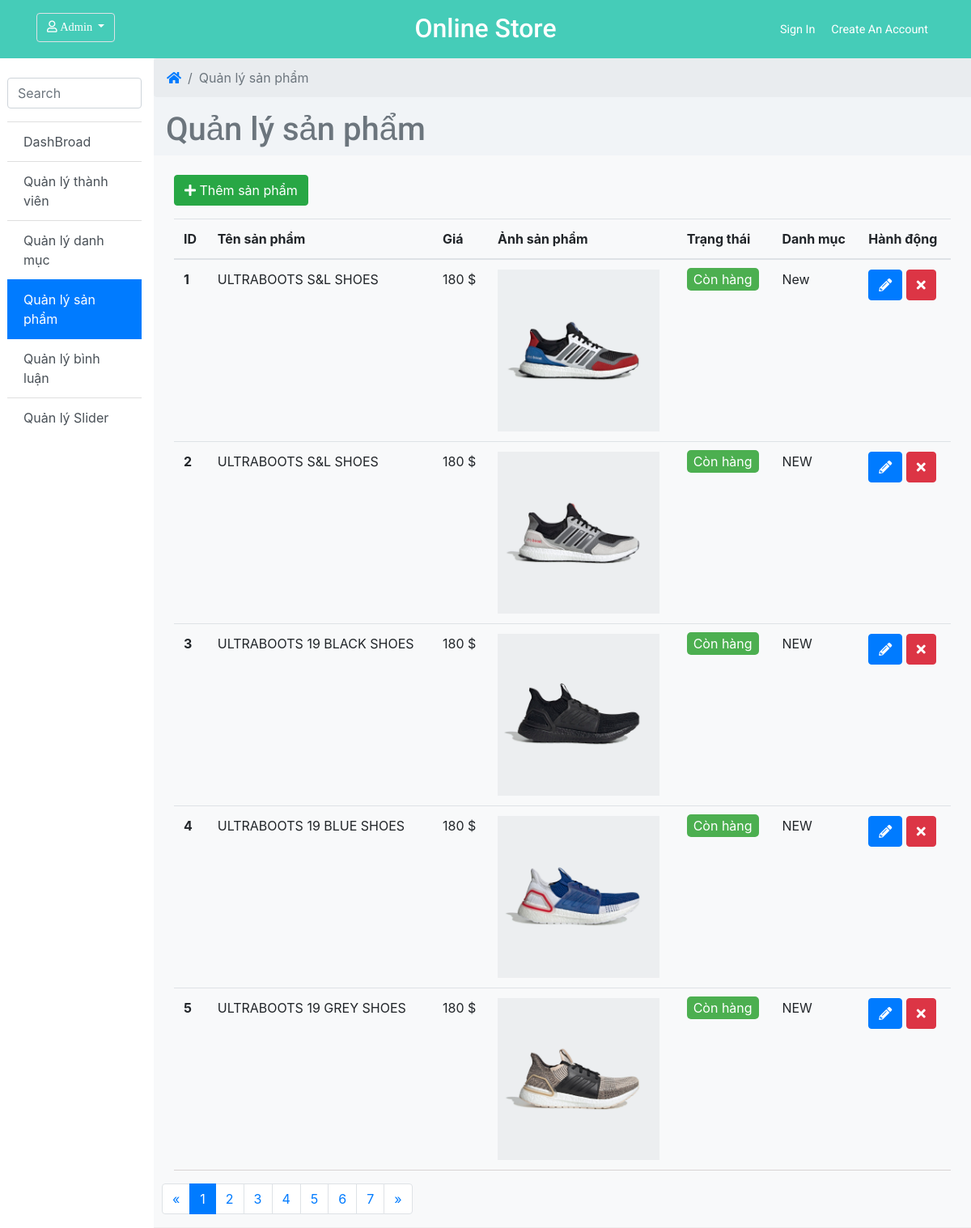
Page /admin/index.php?page_layout=product (signed in) on the committed database.
### tables this page shows
CREATE TABLE `product` (
  `prd_id` int(11) NOT NULL,
  `cat_id` int(11) NOT NULL,
  `prd_name` varchar(255) NOT NULL,
  `prd_image` varchar(255) NOT NULL,
  `prd_price` int(11) UNSIGNED NOT NULL,
  `prd_warranty` varchar(255) NOT NULL,
  `prd_accessories` varchar(255) NOT NULL,
  `prd_new` varchar(255) NOT NULL,
  `prd_promotion` varchar(255) NOT NULL,
  `prd_status` int(1) NOT NULL,
  `prd_featured` int(1) NOT NULL,
  `prd_details` text NOT NULL
);

### admin/product.php (the view, shortened to what this page needs)
<?php
if(isset($_GET['page'])){
    $page = $_GET['page'];
}else{
    $page = 1;
}
$rows_per_page = 5;
$per_row = $page*$rows_per_page-$rows_per_page;
$total_rows = mysqli_num_rows(mysqli_query($conn, "SELECT * FROM product"));
$total_pages = ceil($total_rows/$rows_per_page);
$list_pages = '';
$page_prev = $page -1;
if($page_prev <= 0){
    $page_prev = 1;
}
$list_pages .= ' <li class="page-item"><a class="page-link" href="index.php?page_layout=product&page='.$page_prev.'">&laquo;</a></li>';
for($i = 1; $i <= $total_pages; $i++){
    if($i == $page){
        $active = 'active';
    }else{
        $active = '';
    }
    $list_pages .= ' <li class="page-item '.$active.'"><a class="page-link" href="index.php?page_layout=product&page='.$i.'">'.$i.'</a></li>';
}
$page_next = $page + 1;
$list_pages .= ' <li class="page-item"><a class="page-link" href="index.php?page_layout=product&page='.$page_next.'">&raquo;</a></li>';
?>
<div class="col-sm-9 col-sm-offset-3 col-lg-10 col-lg-offset-2 main bg-graycolor">
    <div class="row d-block">
        <ol class="breadcrumb">
            <li class="breadcrumb-item"><a href="#"><i class="fas fa-home"></i></a></li>
            <li class="breadcrumb-item active" aria-current="page">Quản lý sản phẩm</li>
        </ol>
    </div>
    <div class="row">
        <div class="col-lg-12">
            <h1 class="page-header text-secondary">Quản lý sản phẩm</h1>
        </div>
    </div>
    <div class="row bg-light panel-default">
        <div class="col-lg-12">
            <div id="toolbar" class="btn-group mt-4 mb-3">
                <a href="index.php?page_layout=add_product" class="btn btn-success">
                    <i class="fas fa-plus"></i> Thêm sản phẩm
                </a>
            </div>
            <table class="table table-hover ">
                <thead>
                    <tr>
                        <th scope="col">ID</th>
                        <th scope="col">Tên sản phẩm</th>
                        <th scope="col">Giá</th>
                        <th scope="col">Ảnh sản phẩm</th>
                        <th scope="col">Trạng thái</th>
                        <th scope="col">Danh mục</th>
                        <th scope="col">Hành động</th>
                    </tr>
                </thead>
                <tbody>
                    <?php
                    $sql = "SELECT * FROM product INNER JOIN category ON product.cat_id = category.cat_id ORDER BY prd_id ASC LIMIT $per_row,$rows_per_page";
                    $query  = mysqli_query($conn, $sql);
                    while ($row = mysqli_fetch_assoc($query)) { ?>
                    <tr>
                        <th scope="row"><?php echo $row['prd_id']; ?></th>
                        <td><?php echo $row['prd_name']; ?></td>
                        <td><?php echo $row['prd_price']; ?> $</td>
                        <td style="text-align: left"><img width="200" height="200"
                                src="img/products/<?php echo $row['prd_image']; ?>" /></td>
                        <td><span
                                class="label <?php if ($row['prd_status'] == 1) {echo 'success';} else {echo 'danger';} ?>"><?php if ($row['prd_status'] == 1) {echo 'Còn hàng'; } else {echo 'Hết hàng';} ?></span>
                        </td>
                        <td><?php echo $row['prd_new']; ?></td>
                        <td class="form-group">
                            <a href="index.php?page_layout=edit_product&prd_id=<?php echo $row['prd_id']; ?>" class="btn btn-primary"><i class="fas fa-pencil-alt"></i></a>
                            <a href="del_product.php?prd_id=<?php echo $row['prd_id']; ?>" class="btn btn-danger"><i class="fas fa-times "></i></a>
                        </td>
                    </tr>
                    <?php } ?>
                </tbody>
            </table>
        </div>
        <div class="bg-light">
            <nav aria-label="Page navigation example">
                <ul class="pagination">
                    <?php echo $list_pages;?>
                </ul>
            </nav>
        </div>
    </div>
</div>
</body>
</html>

### admin/css/style.css (style rules this page uses)
:root { --light-gray: #2b3032a1; --primary-color: #45ccb8; --border: #2b303218; --text-color: #ff686b; --roboto: "Roboto", sans-serif; --gugi: "Gugi", cursive; --sofia: "Sofia", cursive; }
.bg-graycolor { background-color: #f1f4f7; }
.page-header { font-family: var(--roboto); }
.label { color: white; padding: 4px 8px; border-radius: 5px; }
.success { background-color: #4CAF50; }
.panel-default { border-bottom: 1px solid #eee; color: #5f6468; padding-right: 25px; padding-left: 10px; }
.table { border-bottom: 1px solid rgba(214, 208, 208, 0.904); }

### rows in the picture
product: prd_id "1", prd_name "ULTRABOOTS S&L SHOES", prd_price "180", prd_image (picture), prd_status "Còn hàng", prd_new "New"
product: prd_id "2", prd_name "ULTRABOOTS S&L SHOES", prd_price "180", prd_image (picture), prd_status "Còn hàng", prd_new "NEW"
product: prd_id "3", prd_name "ULTRABOOTS 19 BLACK SHOES", prd_price "180", prd_image (picture), prd_status "Còn hàng", prd_new "NEW"
product: prd_id "4", prd_name "ULTRABOOTS 19 BLUE SHOES", prd_price "180", prd_image (picture), prd_status "Còn hàng", prd_new "NEW"
product: prd_id "5", prd_name "ULTRABOOTS 19 GREY SHOES", prd_price "180", prd_image (picture), prd_status "Còn hàng", prd_new "NEW"
